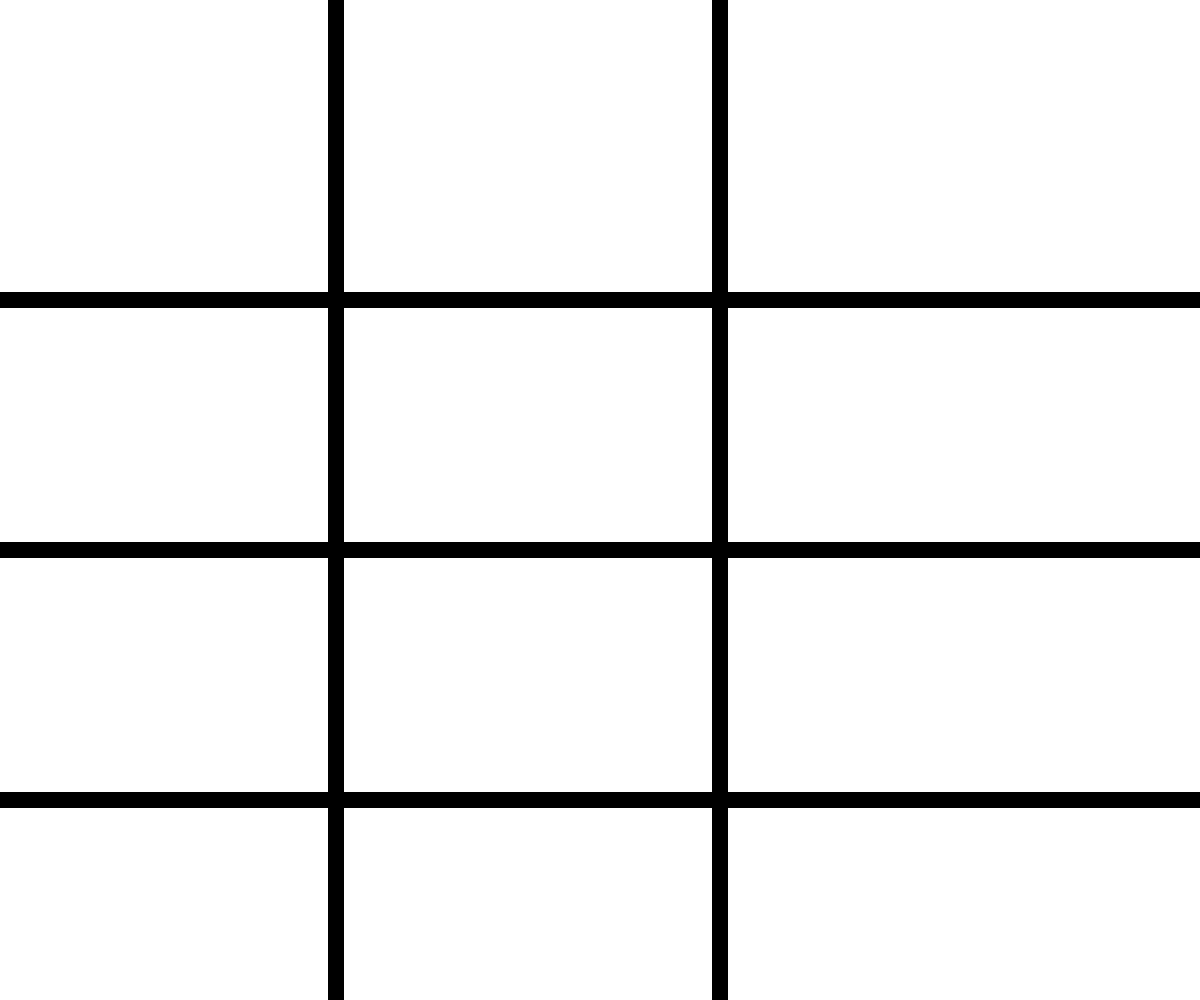
Frame 1 (no input)
Frame 60 (no input): identical to frame 1, image omitted
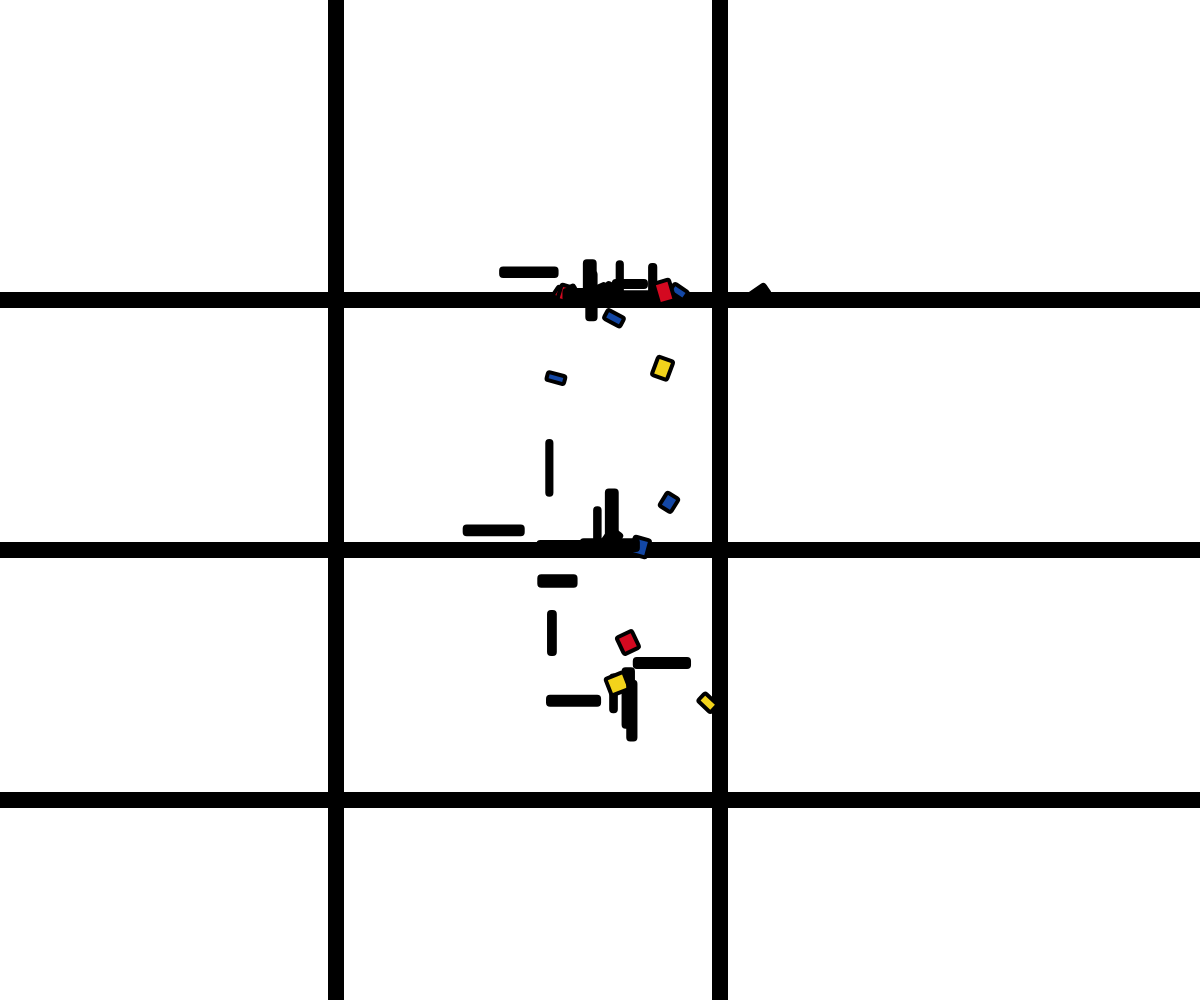
Frame 120 (the mouse pressed at the canvas centre since frame 60)

The p5.js sketch that drew these frames (run headless with seeded random() and noise() and a simulated clock; from frame 60 on, the mouse is pressed at the canvas centre):

// p5.js sketch
// ── sketch.js
let shards = [];
let debris = [];
let gridLines = [];

const palette = [
  '#000000',
  '#d40920',
  '#1347a5',
  '#f2d31b'
];

const LINE_WEIGHT_V = 16;
const LINE_WEIGHT_H = 16;

const GROUND_REST_TIME_MIN = 15;
const GROUND_REST_TIME_MAX = 60;

const MIN_CANVAS_W = 320;
const MIN_CANVAS_H = 240;

class Shard {
  constructor(x, y) {
    this.pos = createVector(x, y);
    const dirs = [
      createVector(1,0),
      createVector(-1,0),
      createVector(0,1),
      createVector(0,-1)
    ];
    this.dir = random(dirs);
    this.speed = random(4,8);
    this.timer = 0;
    this.turnInterval = floor(random(4,10));
    this.life = 0;
    this.maxLife = floor(random(20,40));
    this.size = random(2,4);
    this.dead = false;
  }

  update() {
    this.timer++;
    this.life++;

    if (this.timer % this.turnInterval === 0) {
      const horizontal = this.dir.y === 0;
      let choices;
      if (horizontal) {
        choices = [createVector(0,1), createVector(0,-1)];
      } else {
        choices = [createVector(1,0), createVector(-1,0)];
      }
      this.dir = random(choices);
      this.turnInterval = floor(random(4,10));
    }

    const step = p5.Vector.mult(this.dir, this.speed);
    this.pos.add(step);

    if (this.life > this.maxLife) {
      this.dead = true;
    }
    if (this.pos.x < -10 || this.pos.x > width+10) {
      this.dead = true;
    }
    if (this.pos.y < -10 || this.pos.y > height+10) {
      this.dead = true;
    }
  }

  draw() {
    noStroke();
    fill(0);
    rectMode(CENTER);
    rect(this.pos.x, this.pos.y, this.size, this.size);
  }

  toDebris() {
    const blockType = random() < 0.5 ? 'line' : 'block';
    let w, h, angleLimit, chosenColor;

    if (blockType === 'line') {
      const longSide = random(30, 60);
      const shortSide = random(4, 10);
      if (random() < 0.5) {
        w = longSide;
        h = shortSide;
      } else {
        w = shortSide;
        h = longSide;
      }
      chosenColor = color('#000000');
      angleLimit = true;
    } else {
      w = this.size + random(6, 18);
      h = this.size + random(6, 18);
      chosenColor = color(random(palette));
      angleLimit = false;
    }

    const restLineY = pickRandomHorizontalLineY();
    const d = new Debris(this.pos.x, this.pos.y, w, h, chosenColor, angleLimit, restLineY);
    return d;
  }
}

class Debris {
  constructor(x, y, w, h, col, lockAxis, restLineY) {
    this.pos = createVector(x, y);
    this.vel = createVector(random(-0.5,0.5), random(1,2));
    this.sizeW = w;
    this.sizeH = h;
    this.col = col;
    this.spin = random(-0.05,0.05);
    this.angle = lockAxis ? (random() < 0.5 ? 0 : HALF_PI) : random(TWO_PI);
    this.lockAxis = lockAxis;
    this.g = random(0.15,0.3);

    this.restLineY = restLineY;
    this.state = 'fall';
    this.groundTimer = 0;
    this.restLimit = floor(random(GROUND_REST_TIME_MIN, GROUND_REST_TIME_MAX));
  }

  update() {
    if (this.state === 'fall') {
      this.vel.y += this.g;
      this.pos.add(this.vel);
      if (!this.lockAxis) {
        this.angle += this.spin;
      }

      const bottomY = this.pos.y + this.sizeH * 0.5;
      if (bottomY >= this.restLineY && this.vel.y > 0) {
        this.pos.y = this.restLineY - this.sizeH * 0.5;
        this.vel.y = 0;
        this.vel.x *= 0.4;
        if (!this.lockAxis) {
          this.spin *= 0.2;
        }
        this.state = 'rest';
        this.groundTimer = 0;
      }

    } else if (this.state === 'rest') {
      this.groundTimer++;
      this.vel.x *= 0.9;
      this.pos.x += this.vel.x;
      if (this.groundTimer >= this.restLimit) {
        this.state = 'drop';
        this.vel.y = random(2,4);
      }

    } else if (this.state === 'drop') {
      this.vel.y += this.g;
      this.pos.add(this.vel);
      if (!this.lockAxis) {
        this.angle += this.spin;
      }
    }
  }

  offscreen() {
    if (this.pos.y - this.sizeH > height + 50) return true;
    if (this.pos.x + this.sizeW < -50) return true;
    if (this.pos.x - this.sizeW > width + 50) return true;
    return false;
  }

  draw() {
    push();
    translate(this.pos.x, this.pos.y);
    rotate(this.angle);
    rectMode(CENTER);
    stroke(0);
    strokeWeight(4);
    fill(this.col);
    rect(0, 0, this.sizeW, this.sizeH, 2);
    pop();
  }
}

function setup() {
  const targetSize = getCanvasSize();
  createCanvas(targetSize.w, targetSize.h);
  background(255);
  initGridLines();
}

function draw() {
  background(255);

  drawGridLines();

  for (let i = shards.length - 1; i >= 0; i--) {
    shards[i].update();
    shards[i].draw();
    if (shards[i].dead) {
      debris.push(shards[i].toDebris());
      shards.splice(i,1);
    }
  }

  for (let j = debris.length - 1; j >= 0; j--) {
    debris[j].update();
    debris[j].draw();
    if (debris[j].offscreen()) {
      debris.splice(j,1);
    }
  }
}

function spawnBurst(x, y) {
  for (let i = 0; i < 40; i++) {
    shards.push(new Shard(x, y));
  }
}

function mousePressed() {
  if (mouseX >= 0 && mouseX <= width && mouseY >= 0 && mouseY <= height) {
    spawnBurst(mouseX, mouseY);
  }
}

function touchStarted() {
  if (touches && touches.length > 0) {
    const t = touches[0];
    if (t.x >= 0 && t.x <= width && t.y >= 0 && t.y <= height) {
      spawnBurst(t.x, t.y);
    }
  }
}

function windowResized() {
  const targetSize = getCanvasSize();
  resizeCanvas(targetSize.w, targetSize.h);
  initGridLines();
}

function getCanvasSize() {
  const w = max(window.innerWidth, MIN_CANVAS_W);
  const h = max(window.innerHeight, MIN_CANVAS_H);
  return { w, h };
}

function initGridLines() {
  gridLines = [];

  const v1 = width * 0.28;
  const v2 = width * 0.6;

  const h1 = height * 0.3;
  const h2 = height * 0.55;
  const h3 = height * 0.8;

  gridLines.push({type:'v', x:v1, w:LINE_WEIGHT_V});
  gridLines.push({type:'v', x:v2, w:LINE_WEIGHT_V});

  gridLines.push({type:'h', y:h1, w:LINE_WEIGHT_H});
  gridLines.push({type:'h', y:h2, w:LINE_WEIGHT_H});
  gridLines.push({type:'h', y:h3, w:LINE_WEIGHT_H});
}

function drawGridLines() {
  for (let gl of gridLines) {
    stroke(0);
    strokeCap(SQUARE);
    strokeWeight(gl.w);
    if (gl.type === 'v') {
      line(gl.x, 0, gl.x, height);
    } else {
      line(0, gl.y, width, gl.y);
    }
  }
}

function pickRandomHorizontalLineY() {
  const hs = gridLines.filter(l => l.type === 'h');
  if (hs.length === 0) return height;
  const choice = random(hs);
  return choice.y;
}
